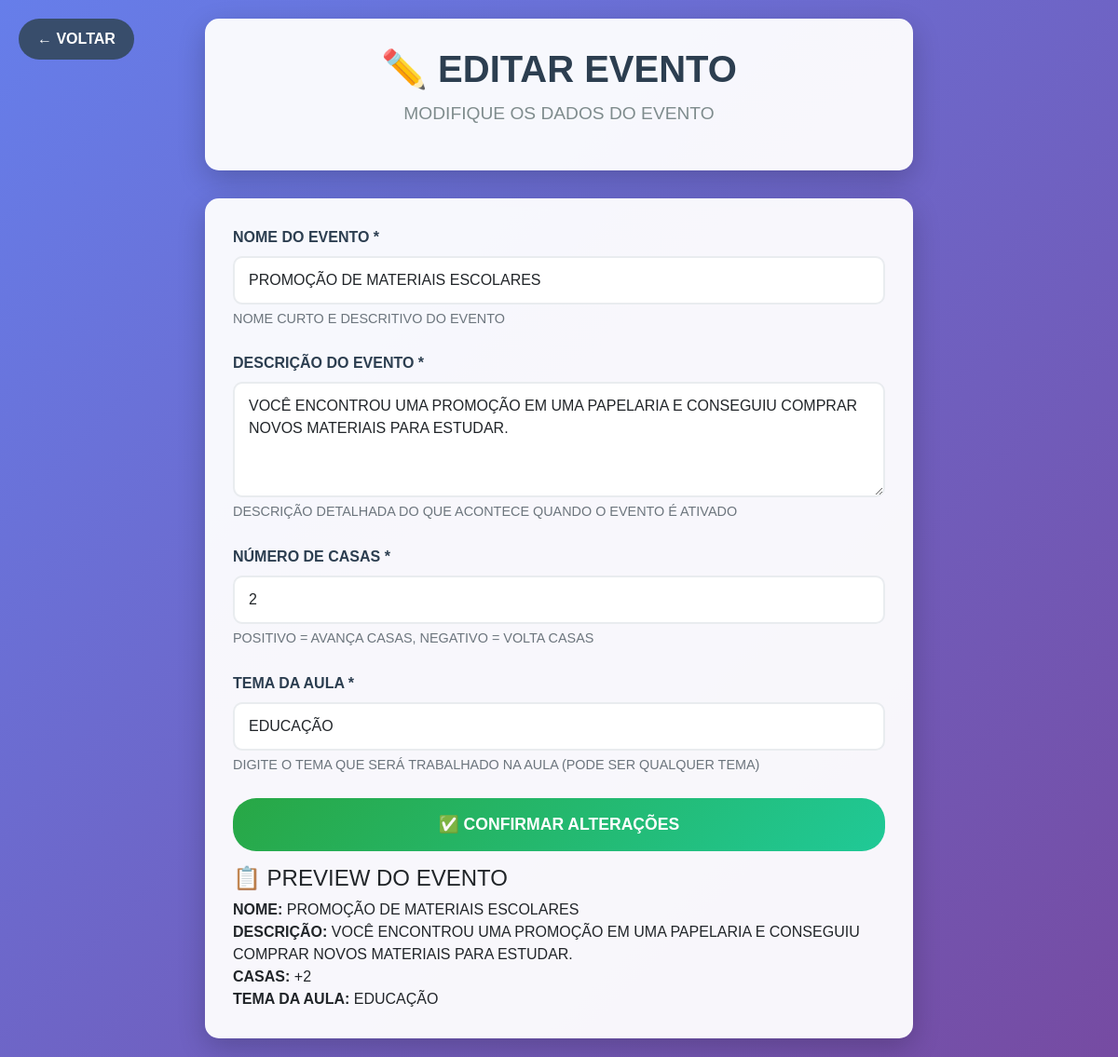
/Adm/editarEvento.php?id=2 (signed in), run on the app's committed database.
### tables this page shows
CREATE TABLE `tbevento` (
  `idEvento` int(11) NOT NULL,
  `nomeEvento` varchar(50) NOT NULL,
  `descricaoEvento` varchar(255) NOT NULL,
  `modificadorEvento` varchar(120) NOT NULL,
  `dificuldadeEvento` varchar(10) NOT NULL,
  `temaAula` varchar(50) DEFAULT NULL,
  `impactoEvento` varchar(50) NOT NULL,
  `casaEvento` int(100) NOT NULL
);

### Adm/editarEvento.php (the view, shortened to what this page needs)
<?php include('../banco/conexao.php'); include('../includes/verificar_login.php');?>
<?php
$id = $_GET['id'] ?? null;
$stmt = $pdo->prepare("SELECT * FROM tbevento WHERE idEvento = ?");
$stmt->execute([$id]);
$evento = $stmt->fetch(PDO::FETCH_ASSOC);
?>
<!DOCTYPE html>
<html lang="pt-BR">
<head>
    <link href="https://cdn.jsdelivr.net/npm/bootstrap@5.3.7/dist/css/bootstrap.min.css" rel="stylesheet">
    <link rel="stylesheet" href="./css/editarEvento.css">
</head>
<body>
    <a href="gerenciarEventos.php" class="back-btn">← VOLTAR</a>
    <div class="admin-container">
        <div class="admin-header">
            <h1 class="admin-title">✏️ EDITAR EVENTO</h1>
            <p class="admin-subtitle">MODIFIQUE OS DADOS DO EVENTO</p>
        </div>
        <div class="form-section">
            <form method="POST">
                <div class="form-group">
                    <label for="nomeEvento" class="form-label">NOME DO EVENTO *</label>
                    <input type="text" class="form-control" id="nomeEvento" name="nomeEvento"
                           value="<?php echo htmlspecialchars($evento['nomeEvento']); ?>"
                           placeholder="Ex: ACESSO AO SUS" required>
                    <div class="help-text">NOME CURTO E DESCRITIVO DO EVENTO</div>
                </div>
                <div class="form-group">
                    <label for="descricaoEvento" class="form-label">DESCRIÇÃO DO EVENTO *</label>
                    <textarea class="form-control" id="descricaoEvento" name="descricaoEvento"
                              rows="4" placeholder="DESCREVA O QUE ACONTECE NO EVENTO..." required><?php echo htmlspecialchars($evento['descricaoEvento']); ?></textarea>
                    <div class="help-text">DESCRIÇÃO DETALHADA DO QUE ACONTECE QUANDO O EVENTO É ATIVADO</div>
                </div>
                <div class="form-group">
                    <label for="casaEvento" class="form-label">NÚMERO DE CASAS *</label>
                    <input type="number" class="form-control" id="casaEvento" name="casaEvento"
                           value="<?php echo $evento['casaEvento']; ?>"
                           placeholder="Ex: 2 ou -2" required>
                    <div class="help-text">POSITIVO = AVANÇA CASAS, NEGATIVO = VOLTA CASAS</div>
                </div>
                 <div class="form-group">
                     <label for="temaAula" class="form-label">TEMA DA AULA *</label>
                     <input type="text" class="form-control" id="temaAula" name="temaAula"
                            value="<?php echo htmlspecialchars($evento['temaAula'] ?? ''); ?>"
                            placeholder="Ex: SUS, DROGAS, EDUCAÇÃO, etc..." required>
                     <div class="help-text">DIGITE O TEMA QUE SERÁ TRABALHADO NA AULA (PODE SER QUALQUER TEMA)</div>
                 </div>
                 <button type="button" class="btn-confirm" onclick="confirmarAlteracoes()">✅ CONFIRMAR ALTERAÇÕES</button>
            </form>
            <div class="preview-section">
                <h4 class="preview-title">📋 PREVIEW DO EVENTO</h4>
                 <div class="preview-item">
                     <strong>NOME:</strong> <span id="preview-nome"><?php echo htmlspecialchars($evento['nomeEvento']); ?></span><br>
                     <strong>DESCRIÇÃO:</strong> <span id="preview-descricao"><?php echo htmlspecialchars($evento['descricaoEvento']); ?></span><br>
                     <strong>CASAS:</strong> <span id="preview-casas"><?php echo $evento['casaEvento'] > 0 ? '+' . $evento['casaEvento'] : $evento['casaEvento']; ?></span><br>
                     <strong>TEMA DA AULA:</strong> <span id="preview-tema"><?php echo htmlspecialchars($evento['temaAula'] ?? 'Não definido'); ?></span>
                 </div>
            </div>
        </div>
    </div>
</body>
</html>

### Adm/css/editarEvento.css (style rules this page uses)
body { background: linear-gradient(135deg, #667eea 0%, #764ba2 100%); min-height: 100vh; font-family: 'Arial', sans-serif; }
.admin-container { max-width: 800px; margin: 0 auto; padding: 20px; }
.admin-header { background: rgba(255, 255, 255, 0.95); border-radius: 15px; padding: 30px; margin-bottom: 30px; box-shadow: 0 10px 30px rgba(0, 0, 0, 0.2); text-align: center; }
.admin-title { color: #2c3e50; font-size: 2.5rem; font-weight: bold; margin-bottom: 10px; }
.admin-subtitle { color: #7f8c8d; font-size: 1.2rem; }
.form-section { background: rgba(255, 255, 255, 0.95); border-radius: 15px; padding: 30px; box-shadow: 0 10px 30px rgba(0, 0, 0, 0.2); }
.form-group { margin-bottom: 25px; }
.form-label { font-weight: bold; color: #2c3e50; margin-bottom: 8px; }
.form-control, .form-select { border: 2px solid #e9ecef; border-radius: 10px; padding: 12px 15px; font-size: 1rem; transition: border-color 0.3s ease, box-shadow 0.3s ease; }
.btn-confirm { background: linear-gradient(135deg, #28a745 0%, #20c997 100%); color: white; border: none; padding: 15px 30px; border-radius: 25px; font-weight: bold; font-size: 1.1rem; transition: transform 0.3s ease; width: 100%; margin-bottom: 15px; }
.back-btn { position: fixed; top: 20px; left: 20px; background: rgba(52, 73, 94, 0.9); color: white; border: none; padding: 10px 20px; border-radius: 25px; text-decoration: none; font-weight: bold; transition: background 0.3s ease; }
.help-text { font-size: 0.9rem; color: #6c757d; margin-top: 5px; }

### data on the page
tbevento: nomeEvento "PROMOÇÃO DE MATERIAIS ESCOLARES", descricaoEvento "VOCÊ ENCONTROU UMA PROMOÇÃO EM UMA PAPELARIA E CONSEGUIU COMPRAR NOVOS MATERIAIS PARA ESTUDAR.", casaEvento "2", temaAula "EDUCAÇÃO"
